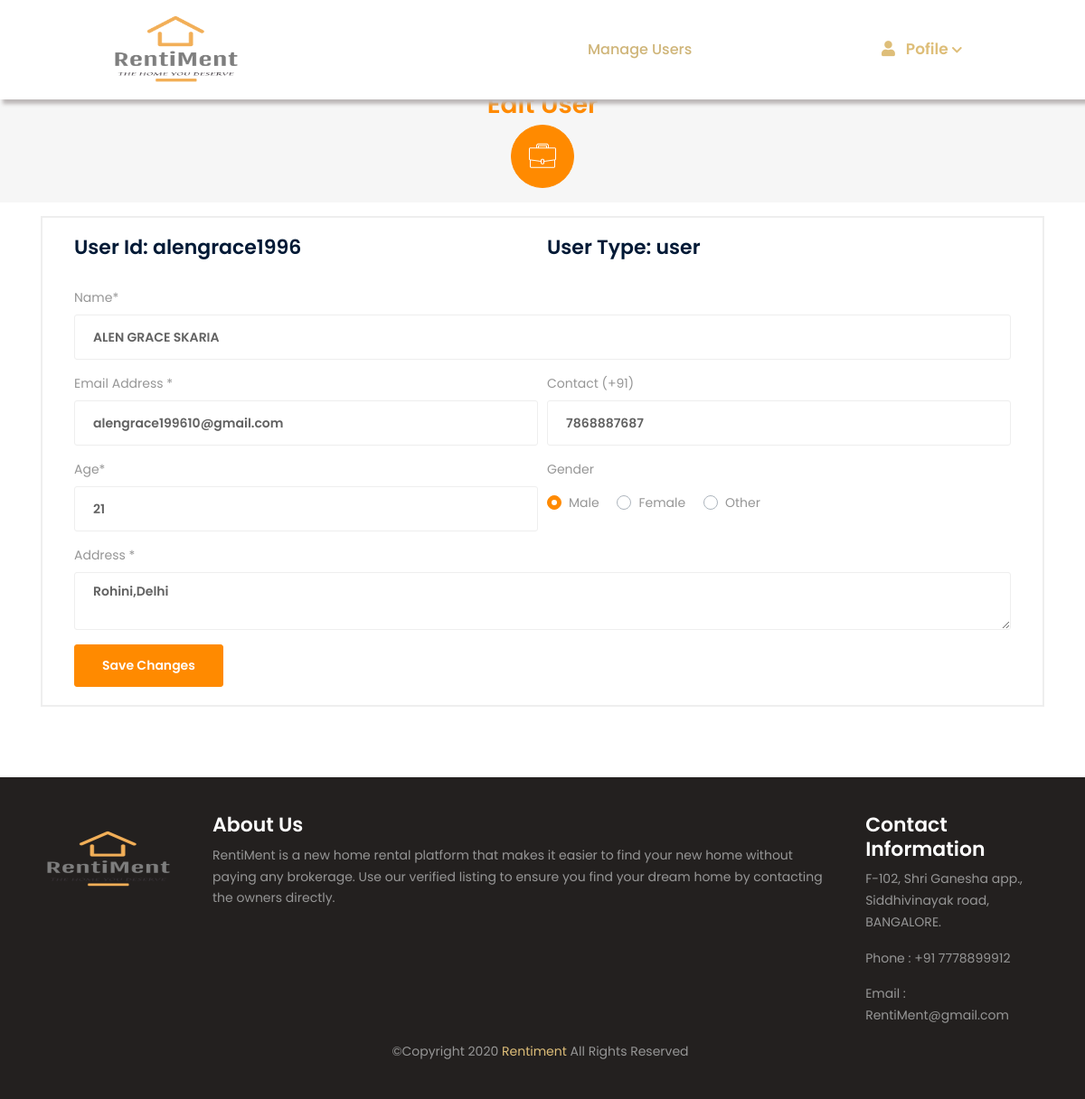
Page /dummy_admin/admin-edit-user.php?id=alengrace1996 (signed in) on the committed database.
### tables this page shows
CREATE TABLE IF NOT EXISTS `registration` (
  `Name` varchar(50) NOT NULL,
  `Address` varchar(100) NOT NULL,
  `Gender` varchar(10) NOT NULL,
  `Contact` bigint(15) NOT NULL,
  `Age` int(3) NOT NULL,
  `Email` varchar(50) NOT NULL,
  `User_Type` varchar(25) NOT NULL,
  `User_id` varchar(25) NOT NULL,
  `Password` varchar(30) NOT NULL,
  `Reg_date` date NOT NULL,
  `Pro_pic` longblob,
  `path` varchar(350) NOT NULL,
  PRIMARY KEY (`User_id`)
);

### dummy_admin/includes/classes/admin-User.php (called while the page is built, shortened)
<?php
    class User {
        private $Name;
        private $Address;
        private $Contact;
        private $Age;
        private $Email;
        private $User_Type;
        private $User_id;
        public function __construct($con, $User_id) {
            $this->con = $con;
            $this->User_id = $User_id;
            $query = mysqli_query($this->con, "SELECT * FROM registration WHERE User_id='$this->User_id'");
            $userDetail = mysqli_fetch_array($query);
            $this->Name = $userDetail['Name'];
            $this->Contact = $userDetail['Contact'];
            $this->Age = $userDetail['Age'];
            $this->Email = $userDetail['Email'];
            $this->User_Type = $userDetail['User_Type'];
            $this->User_id = $userDetail['User_id'];
            $this->Address = $userDetail['Address'];
        }
        public function getUserId() {
            return $this->User_id;
        }
        public function getUserType() {
            return $this->User_Type;
        }
        public function getUserName() {
            return $this->Name;
        }
        public function getEmail() {
            return $this->Email;
        }
        public function getAge() {
            return $this->Age;
        }
        public function getContact() {
            return $this->Contact;
        }
        public function getAdress() {
            return $this->Address;
        }
    }
?>

### dummy_admin/admin-edit-user.php (the view, shortened to what this page needs)
<?php include("admin-header.php"); ?>
<?php
    include("includes/classes/admin-User.php");
    if(isset($_GET['id'])) {
      $User_id = $_GET['id'];
    }
    else {
      header("Location: admin-manage-users.php");
    }
    $user = new User($con, $User_id);
?>
    <section class="space-ptb bg-light">
      <div class="container">
        <div class="row justify-content-center">
          <div class="col-12">
            <div class="section-title text-center">
              <h2 class="text-primary">Edit User</h2>
            </div>
          </div>
          <div class="col-md-8">
            <div class=" justify-content-center">
              <ul class="nav nav-tabs nav-tabs-03 justify-content-center d-sm-flex d-block text-center" id="myTab" role="tablist">
                <li class="flex-fill">
                  <a class="nav-item active" href="#" id="user-detail-tab"  role="tab" aria-controls="user-detail" aria-selected="false">
                    <div class="feature-info-icon mb-3">
                      <i class="flaticon-suitcase"></i>
                    </div>
                  </a>
                </li>
              </ul>
            </div>
          </div>
        </div>
      </div>
    </section>
    <section class="space-ptb">
      <div class="container">
        <div class="row">
          <div class="col-md-12">
            <div class="user-dashboard-info-box">
              <div class="container">
                <div class="row">
                  <div class="col-12">
                      <form class="form-row" id="edituserForm" name="edituserForm" method="post"
                            action='<?php echo "admin-edit-user.php?id=$User_id" ; ?>'  enctype = "multipart/form-data">
                          <div class="form-group col-md-6 select-border">
                              <label><h4>User Id:  <?php echo $user->getUserId() ; ?></h4></label>
                          </div>
                          <div class="form-group col-md-6 select-border">
                              <label><h4>User Type: <?php echo $user->getUserType() ; ?></h4></label>
                          </div>
                          <div class="form-group col-md-12 select-border">
                              <label>Name*</label>
                              <input type="text" id="title" name="name" id="name" class="form-control"
                                  value="<?php echo $user->getUserName() ; ?>" placeholder="Enter a name"   required>
                          </div>
                          <div class="form-group col-md-6 select-border">
                            <label>Email Address *</label>
                            <input type="email"  class="form-control" id="email" name="email" placeholder="Enter Email Address "
                            required value="<?php echo  $user->getEmail() ; ?>" >
                          </div>
                         <div class="form-group col-md-6">
                          <label>Contact (+91)</label>
                          <input type="text" class="form-control" name="contact" required value= "<?php echo $user->getContact()  ; ?>">
                        </div>
                        <div class="form-group col-md-6">
                         <label>Age* </label>
                         <input type="text" class="form-control" name="age" required value= "<?php echo $user->getAge()  ; ?>">
                       </div>
                        <div class="form-group col-md-6" >
                              <label class="d-block mb-3">Gender</label>
                                <div class="custom-control custom-radio d-inline">
                                  <label class="custom-control-label" for="genderRadio1">Male</label>
                                </div>
                                <div class="custom-control custom-radio d-inline ml-3">
                                  <label class="custom-control-label" for="genderRadio2">Female</label>
                                </div>
                                <div class="custom-control custom-radio d-inline ml-3">
                                  <label class="custom-control-label" for="genderRadio3">Other</label>
                                </div>
                        </div>
                          <div class="form-group col-md-12">
                            <label>Address *</label>
                            <textarea required class="form-control" rows="2" id="address" name="address"><?php echo $user->getAdress() ; ?>
                            </textarea>
                          </div>
                          <div class="col-md-12">
                            <input type="submit" id="saveChangesButton" name="saveChangesButton" class="btn btn-primary" value="Save Changes">
                          </div>
                      </form>
                  </div>
                </div>
              </div>
            </div>
          </div>
        </div>
      </div>
    </section>
<?php include("admin-footer.php"); ?>

### dummy_admin/admin-navigation.php (style rules this page uses)
a { color:#debe79; }

### rows in the picture
registration: User_id "alengrace1996", User_Type "user", name "ALEN GRACE SKARIA", email "alengrace199610@gmail.com", contact "7868887687", age "21", address "Rohini,Delhi"
